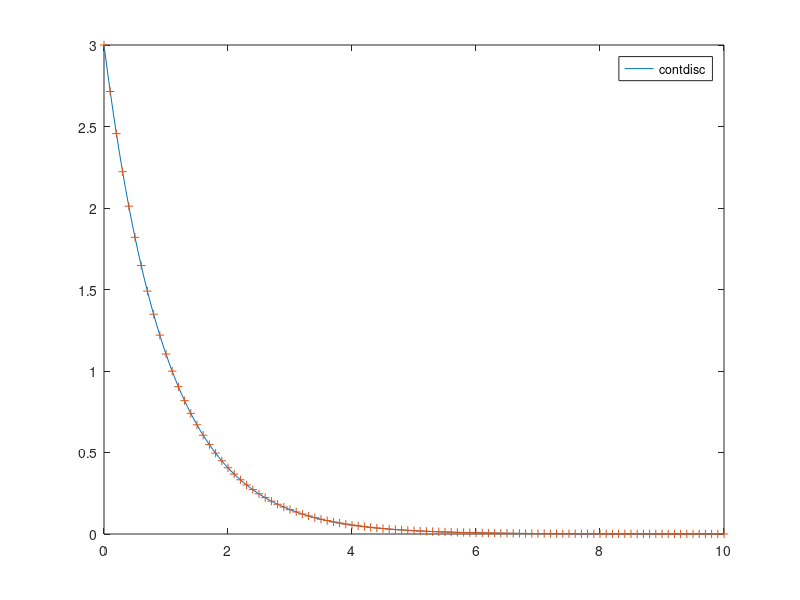

The MATLAB source for this figure:

close all;
A = [0]; B = [1]; Q = [1]; R = [1]; % System matrices
sys_c = ss(A,B,0,0); % Create state-space model
K = lqr(A,B,Q,R); % Calculate optimal gain

% Integrate and plot solution
tspan_c = 0:.05:10; x0 = [3];
[t_c,x_c] = ode45(@(t,x) -K*x,tspan_c,x0);
plot(t_c,x_c,'-'); hold on; 

% Create discrete-time version of system
Ts = 0.1; sys_d = c2d(sys_c,Ts);
A_d = sys_d.A; B_d = sys_d.B;
K_d = dlqr(A_d,B_d,Q,R,0);

% Calculate and plot solution
x_d = x0;
t_d = 0:Ts:10;
for i_d = 1:length(t_d)-1
    x_d(i_d+1) = (A_d-B_d*K_d)*x_d(i_d);
end
plot(t_d,x_d,'+'); legend(["cont","disc"])